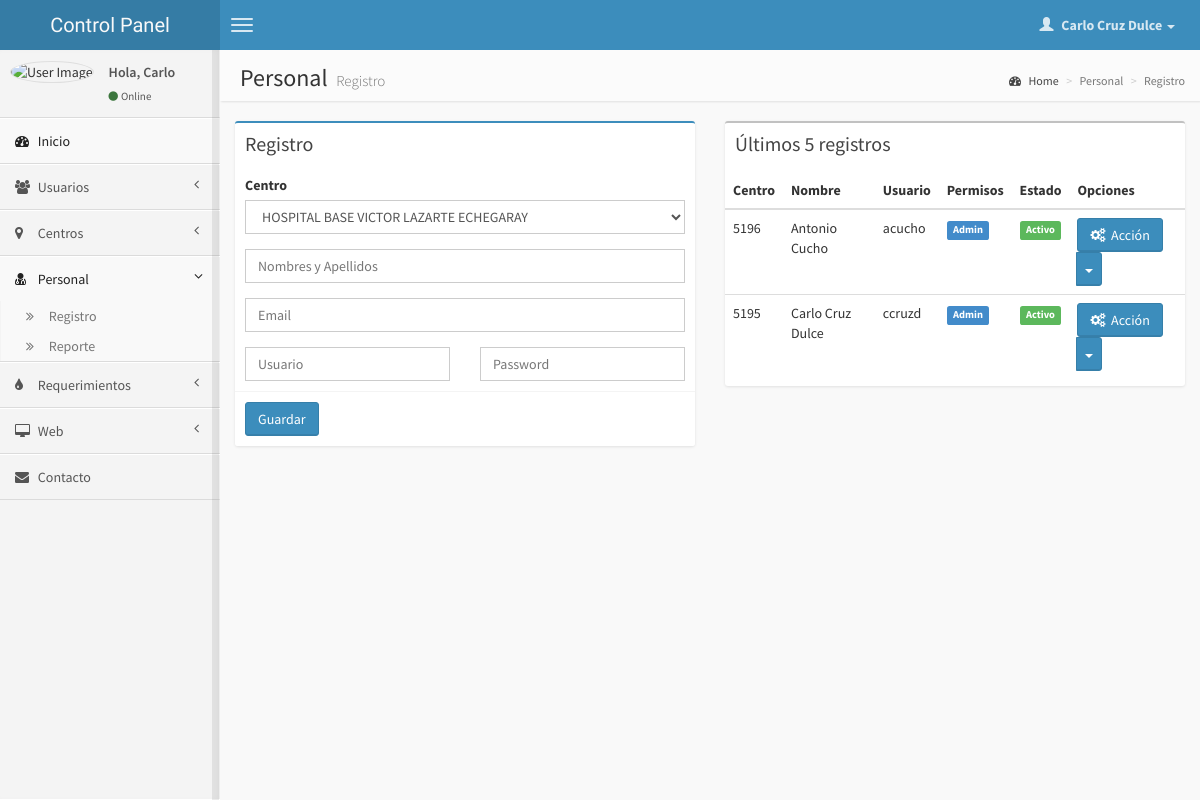
Screenshot of /cpanel/personal_registro.php (signed in) with the database file from the repository.
### tables this page shows
CREATE TABLE IF NOT EXISTS `personal` (
  `id` int(11) NOT NULL,
  `idcentro` int(11) NOT NULL,
  `username` varchar(20) NOT NULL,
  `email` varchar(100) NOT NULL,
  `password` varchar(10) NOT NULL,
  `nombre` varchar(100) NOT NULL,
  `imagen` varchar(100) NOT NULL DEFAULT 'noimagen.jpg',
  `permisos` char(1) NOT NULL DEFAULT '1',
  `fecha` timestamp NOT NULL DEFAULT CURRENT_TIMESTAMP,
  `estado` char(1) NOT NULL DEFAULT '1'
);

### cpanel/personal_registro.php (the view, shortened to what this page needs)
<?php
	$s_usuario=$_SESSION["username"];
	$s_nombre=$_SESSION["nombre"];
	$rsbuscar=mysql_query("select * from usuarios where username='$s_usuario'");
	$encontrado=mysql_fetch_array($rsbuscar);
	$foto=$encontrado["imagen"];
?>
<!DOCTYPE html>
<html>
    <head>
        <link href="css/bootstrap.min.css" rel="stylesheet" type="text/css" />
        <link href="css/font-awesome.min.css" rel="stylesheet" type="text/css" />
        <link href="css/ionicons.min.css" rel="stylesheet" type="text/css" />
        <link href="css/datatables/dataTables.bootstrap.css" rel="stylesheet" type="text/css" />
        <link href="css/AdminLTE.css" rel="stylesheet" type="text/css" />
    </head>
    <body class="skin-blue fixed">
        <header class="header">
            <a href="index.php" class="logo">
				Control Panel
            </a>
            <nav class="navbar navbar-static-top" role="navigation">
                <a href="#" class="navbar-btn sidebar-toggle" data-toggle="offcanvas" role="button">
                    <span class="icon-bar"></span>
                    <span class="icon-bar"></span>
                    <span class="icon-bar"></span>
                </a>
                <div class="navbar-right">
                    <ul class="nav navbar-nav">
                        <li class="dropdown user user-menu">
                            <a href="#" class="dropdown-toggle" data-toggle="dropdown">
                                <i class="glyphicon glyphicon-user"></i>
                                <span><?php echo $s_nombre ?> <i class="caret"></i></span>
                            </a>
                        </li>
                    </ul>
                </div>
            </nav>
        </header>
        <div class="wrapper row-offcanvas row-offcanvas-left">
            <aside class="left-side sidebar-offcanvas">
                <section class="sidebar">
                    <div class="user-panel">
                        <div class="pull-left image">
                            <img src="img/usuarios/<?php echo $foto ?>" class="img-circle" alt="User Image" />
                        </div>
                        <div class="pull-left info">
                            <p>Hola,
							<?php
							$nombre = explode(" ", $s_nombre);
							echo $nombre[0];
							?> </p>
                            <a href="#"><i class="fa fa-circle text-success"></i>Online</a>
                        </div>
                    </div>
                    <ul class="sidebar-menu">
                        <li class="active">
                            <a href="index.php">
                                <i class="fa fa-dashboard"></i> <span>Inicio</span>
                            </a>
                        </li>
                        <li class="treeview">
                            <a href="#">
                                <i class="fa fa-users"></i>
                                <span>Usuarios</span>
                                <i class="fa fa-angle-left pull-right"></i>
                            </a>
                        </li>
                        <li class="treeview">
                            <a href="#">
                                <i class="fa fa-map-marker"></i>
                                <span>Centros</span>
                                <i class="fa fa-angle-left pull-right"></i>
                            </a>
                        </li>
						<li class="treeview active">
                            <a href="#">
                                <i class="fa fa-user-md"></i>
                                <span>Personal</span>
                                <i class="fa fa-angle-left pull-right"></i>
                            </a>
                            <ul class="treeview-menu">
                                <li><a href="personal_registro.php"><i class="fa fa-angle-double-right"></i> Registro</a></li>
                                <li><a href="personal_reporte.php"><i class="fa fa-angle-double-right"></i> Reporte</a></li>
                            </ul>
                        </li>
						<li class="treeview">
                            <a href="#">
                                <i class="fa fa-tint"></i>
                                <span>Requerimientos</span>
                                <i class="fa fa-angle-left pull-right"></i>
                            </a>
                        </li>
						<li class="treeview">
                            <a href="#">
                                <i class="fa fa-desktop"></i>
                                <span>Web</span>
                                <i class="fa fa-angle-left pull-right"></i>
                            </a>
                        </li>
						<li>
                            <a href="contacto_reporte.php">
                                <i class="fa fa-envelope"></i> <span>Contacto</span>
                            </a>
                        </li>
                    </ul>
                </section>
            </aside>
            <aside class="right-side">
                <section class="content-header">
                    <h1>
                        Personal
                        <small>Registro</small>
                    </h1>
                    <ol class="breadcrumb">
                        <li><a href="index.php"><i class="fa fa-dashboard"></i> Home</a></li>
                        <li class="active">Personal</li>
                        <li class="active">Registro</li>
                    </ol>
                </section>
                <section class="content">
					<div class="row">
						<div class="col-md-6">
                            <div class="box box-primary">
                                <div class="box-header">
                                    <h3 class="box-title">Registro</h3>
                                </div>
                                <form action="personal_registro_insertar.php" method="post">
									<div class="box-body">
										<div class="form-group">
                                            <label>Centro</label>
                                            <select class="form-control" name="centro">
                                                <?php
												$result=mysql_query("select * from centros where bancosangre='1' order by nombre asc");
												while($row=mysql_fetch_array($result)){?>
												<option value="<?php echo $row['id'];?>"><?php echo $row['nombre'];?></option>
												<?php } ?>
                                            </select>
                                        </div>
                                        <div class="form-group">
                                            <input type="text" class="form-control" placeholder="Nombres y Apellidos" name="nombre" maxlength="100" required/>
                                        </div>
										<div class="form-group">
                                            <input type="email" class="form-control" placeholder="Email" name="email" maxlength="100" />
                                        </div>
										<div class="row">
											<div class="col-xs-6">
												<input type="text" class="form-control" placeholder="Usuario" name="usuario" id="usuario" maxlength="100" required/>
											</div>
											<div class="col-xs-6">
												<input type="text" class="form-control" placeholder="Password" name="password" maxlength="100" required/>
											</div>
										</div>
                                    </div>
                                    <div class="box-footer">
                                        <button type="submit" class="btn btn-primary">Guardar</button>
                                    </div>
                                </form>
                            </div>
						</div>
						<div class="col-md-6">
							<div class="box">
                                <div class="box-header">
                                    <h3 class="box-title">Últimos 5 registros</h3>
                                </div>
                                 <div class="box-body table-responsive no-padding">
                                    <table id="example1" class="table table-hover">
                                        <thead>
                                            <tr>
												<th>Centro</th>
												<th>Nombre</th>
                                                <th>Usuario</th>
                                                <th>Permisos</th>
                                                <th>Estado</th>
                                                <th>Opciones</th>
                                            </tr>
                                        </thead>
                                        <tbody>
										<?php
											$query = "SELECT * FROM personal order by fecha desc limit 5";
											$rs = mysql_query($query);
											while($rsconsulta = mysql_fetch_array($rs)) {
										?>
                                            <tr>
												<td><?php echo $rsconsulta['idcentro'] ?></td>
												<td><?php echo $rsconsulta['nombre'] ?></td>
                                                <td><?php echo $rsconsulta['username'] ?></td>
												<td><?php if ($rsconsulta['permisos']=="1") { ?>
													<span class="label label-primary">Admin</span>
													<?php } else { ?>
													<span class="label label-info">Editor</span>
													<?php } ?>
												</td>
												<td><?php if ($rsconsulta['estado']=="1") { ?>
													<span class="label label-success">Activo</span>
													<?php } else { ?>
													<span class="label label-danger">Inactivo</span>
													<?php } ?>
												</td>
                                                <td>
													<div class="btn-group" align="right">
														<button type="button" class="btn btn-primary dropdown-toggle" data-toggle="dropdown""><i class="fa fa-gears"></i> &nbsp;Acción</button>
														<button type="button" class="btn btn-primary dropdown-toggle" data-toggle="dropdown">
															<span class="caret"></span>
														</button>
													</div>
												</td>
                                            </tr>
										<?php } ?>
                                        </tbody>
                                    </table>
                                </div>
                            </div>
                        </div>
					</div>
                </section>
            </aside>
		</div>
    </body>
	</html>

### rows the page displays
personal: idcentro "5196", nombre "Antonio Cucho", username "acucho", permisos "Admin", estado "Activo"
personal: idcentro "5195", nombre "Carlo Cruz Dulce", username "ccruzd", permisos "Admin", estado "Activo"

### other values shown
$s_nombre "Carlo Cruz Dulce"
$nombre[0] "Carlo"
form field centro "HOSPITAL BASE VICTOR LAZARTE ECHEGARAY"
